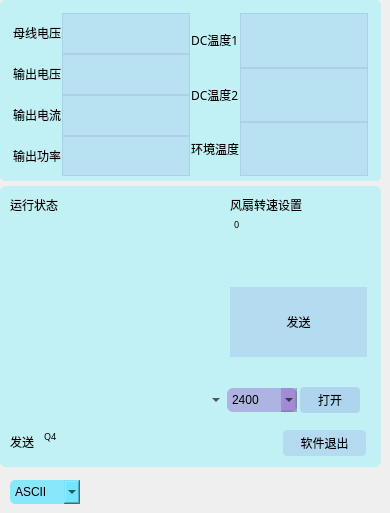
    <widget class="QWidget" name="tab_1">
     <property name="sizePolicy">
      <sizepolicy hsizetype="Preferred" vsizetype="Preferred">
       <horstretch>0</horstretch>
       <verstretch>0</verstretch>
      </sizepolicy>
     </property>
     <property name="minimumSize">
      <size>
       <width>28</width>
       <height>0</height>
      </size>
     </property>
     <property name="sizeIncrement">
      <size>
       <width>0</width>
       <height>0</height>
      </size>
     </property>
     <attribute name="title">
      <string>调试页</string>
     </attribute>
     <widget class="QWidget" name="widget" native="true">
      <property name="geometry">
       <rect>
        <x>0</x>
        <y>0</y>
        <width>381</width>
        <height>181</height>
       </rect>
      </property>
      <property name="styleSheet">
       <string notr="true">.QWidget{
	background-color:rgb(193, 241, 245);
	border-radius:5px;
	color: rgb(255, 255, 255);
}</string>
      </property>
      <layout class="QHBoxLayout" name="horizontalLayout_2">
       <property name="spacing">
        <number>1</number>
       </property>
       <property name="leftMargin">
        <number>13</number>
       </property>
       <property name="topMargin">
        <number>13</number>
       </property>
       <property name="rightMargin">
        <number>13</number>
       </property>
       <property name="bottomMargin">
        <number>5</number>
       </property>
       <item>
        <layout class="QVBoxLayout" name="verticalLayout">
         <item>
          <widget class="QLabel" name="label_4">
           <property name="font">
            <font>
             <family>MiSans</family>
             <pointsize>9</pointsize>
             <weight>50</weight>
             <bold>false</bold>
            </font>
           </property>
           <property name="text">
            <string>母线电压</string>
           </property>
          </widget>
         </item>
         <item>
          <widget class="QLabel" name="label_2">
           <property name="font">
            <font>
             <family>MiSans</family>
             <pointsize>9</pointsize>
             <weight>50</weight>
             <bold>false</bold>
            </font>
           </property>
           <property name="text">
            <string>输出电压</string>
           </property>
          </widget>
         </item>
         <item>
          <widget class="QLabel" name="label_3">
           <property name="font">
            <font>
             <family>MiSans</family>
             <pointsize>9</pointsize>
             <weight>50</weight>
             <bold>false</bold>
            </font>
           </property>
           <property name="text">
            <string>输出电流</string>
           </property>
          </widget>
         </item>
         <item>
          <widget class="QLabel" name="label">
           <property name="font">
            <font>
             <family>MiSans</family>
             <pointsize>9</pointsize>
             <weight>50</weight>
             <bold>false</bold>
            </font>
           </property>
           <property name="text">
            <string>输出功率</string>
           </property>
          </widget>
         </item>
        </layout>
       </item>
       <item>
        <layout class="QVBoxLayout" name="verticalLayout_2">
         <property name="spacing">
          <number>0</number>
         </property>
         <property name="topMargin">
          <number>0</number>
         </property>
         <property name="rightMargin">
          <number>0</number>
         </property>
         <property name="bottomMargin">
          <number>0</number>
         </property>
         <item>
          <widget class="QTextBrowser" name="textBrowser">
           <property name="mouseTracking">
            <bool>false</bool>
           </property>
           <property name="styleSheet">
            <string notr="true">QTextBrowser
{
background-color:rgb(134, 149, 223,40);
}</string>
           </property>
           <property name="verticalScrollBarPolicy">
            <enum>Qt::ScrollBarAlwaysOff</enum>
           </property>
          </widget>
         </item>
         <item>
          <widget class="QTextBrowser" name="textBrowser_2">
           <property name="mouseTracking">
            <bool>false</bool>
           </property>
           <property name="styleSheet">
            <string notr="true">QTextBrowser
{
background-color:rgb(134, 149, 223,40);
}</string>
           </property>
           <property name="verticalScrollBarPolicy">
            <enum>Qt::ScrollBarAlwaysOff</enum>
           </property>
           <property name="tabStopDistance">
            <double>80.000000000000000</double>
           </property>
          </widget>
         </item>
         <item>
          <widget class="QTextBrowser" name="textBrowser_3">
           <property name="mouseTracking">
            <bool>false</bool>
           </property>
           <property name="styleSheet">
            <string notr="true">QTextBrowser
{
background-color:rgb(134, 149, 223,40);
}</string>
           </property>
           <property name="verticalScrollBarPolicy">
            <enum>Qt::ScrollBarAlwaysOff</enum>
           </property>
          </widget>
         </item>
         <item>
          <widget class="QTextBrowser" name="textBrowser_4">
           <property name="mouseTracking">
            <bool>false</bool>
           </property>
           <property name="tabletTracking">
            <bool>false</bool>
           </property>
           <property name="focusPolicy">
            <enum>Qt::ClickFocus</enum>
           </property>
           <property name="styleSheet">
            <string notr="true">QTextBrowser
{
background-color:rgb(134, 149, 223,40);
}</string>
           </property>
           <property name="verticalScrollBarPolicy">
            <enum>Qt::ScrollBarAlwaysOff</enum>
           </property>
          </widget>
         </item>
        </layout>
       </item>
       <item>
        <layout class="QVBoxLayout" name="verticalLayout_5">
         <item>
          <widget class="QLabel" name="label_14">
           <property name="font">
            <font>
             <family>MiSans</family>
             <pointsize>9</pointsize>
             <weight>50</weight>
             <bold>false</bold>
            </font>
           </property>
           <property name="text">
            <string>DC温度1</string>
           </property>
          </widget>
         </item>
         <item>
          <widget class="QLabel" name="label_15">
           <property name="font">
            <font>
             <family>MiSans</family>
             <pointsize>9</pointsize>
             <weight>50</weight>
             <bold>false</bold>
            </font>
           </property>
           <property name="text">
            <string>DC温度2</string>
           </property>
          </widget>
         </item>
         <item>
          <widget class="QLabel" name="label_16">
           <property name="font">
            <font>
             <family>MiSans</family>
             <pointsize>9</pointsize>
             <weight>50</weight>
             <bold>false</bold>
            </font>
           </property>
           <property name="text">
            <string>环境温度</string>
           </property>
          </widget>
         </item>
        </layout>
       </item>
       <item>
        <layout class="QVBoxLayout" name="verticalLayout_6">
         <property name="spacing">
          <number>0</number>
         </property>
         <property name="sizeConstraint">
          <enum>QLayout::SetDefaultConstraint</enum>
         </property>
         <property name="leftMargin">
          <number>0</number>
         </property>
         <property name="topMargin">
          <number>0</number>
         </property>
         <property name="rightMargin">
          <number>0</number>
         </property>
         <item>
          <widget class="QTextBrowser" name="textBrowser_5">
           <property name="mouseTracking">
            <bool>false</bool>
           </property>
           <property name="styleSheet">
            <string notr="true">QTextBrowser
{
background-color:rgb(134, 149, 223,40);
}</string>
           </property>
           <property name="verticalScrollBarPolicy">
            <enum>Qt::ScrollBarAlwaysOff</enum>
           </property>
          </widget>
         </item>
         <item>
          <widget class="QTextBrowser" name="textBrowser_6">
           <property name="font">
            <font>
             <pointsize>9</pointsize>
            </font>
           </property>
           <property name="mouseTracking">
            <bool>false</bool>
           </property>
           <property name="styleSheet">
            <string notr="true">QTextBrowser
{
background-color:rgb(134, 149, 223,40);
}</string>
           </property>
           <property name="verticalScrollBarPolicy">
            <enum>Qt::ScrollBarAlwaysOff</enum>
           </property>
          </widget>
         </item>
         <item>
          <widget class="QTextBrowser" name="textBrowser_7">
           <property name="mouseTracking">
            <bool>false</bool>
           </property>
           <property name="styleSheet">
            <string notr="true">QTextBrowser
{
background-color:rgb(134, 149, 223,40);
}</string>
           </property>
           <property name="verticalScrollBarPolicy">
            <enum>Qt::ScrollBarAlwaysOff</enum>
           </property>
          </widget>
         </item>
        </layout>
       </item>
      </layout>
     </widget>
     <widget class="QWidget" name="widget_2" native="true">
      <property name="geometry">
       <rect>
        <x>0</x>
        <y>186</y>
        <width>381</width>
        <height>281</height>
       </rect>
      </property>
      <property name="sizePolicy">
       <sizepolicy hsizetype="Preferred" vsizetype="Preferred">
        <horstretch>0</horstretch>
        <verstretch>0</verstretch>
       </sizepolicy>
      </property>
      <property name="styleSheet">
       <string notr="true">QWidget{
	background-color:rgb(193, 241, 245);
	border-radius:6px;
	color: rgb(0, 0, 0);
}
</string>
      </property>
      <widget class="QWidget" name="verticalLayoutWidget_2">
       <property name="geometry">
        <rect>
         <x>10</x>
         <y>10</y>
         <width>211</width>
         <height>161</height>
        </rect>
       </property>
       <layout class="QVBoxLayout" name="verticalLayout_7">
        <item>
         <widget class="QLabel" name="label_6">
          <property name="font">
           <font>
            <family>MiSans</family>
            <pointsize>9</pointsize>
            <kerning>true</kerning>
           </font>
          </property>
          <property name="styleSheet">
           <string notr="true">QLabel{
background-color:rgb(255,132,139,0);
color:rgb(0, 0, 0);
}</string>
          </property>
          <property name="text">
           <string>运行状态</string>
          </property>
         </widget>
        </item>
        <item>
         <widget class="QTextBrowser" name="textBrowser_23">
          <property name="minimumSize">
           <size>
            <width>0</width>
            <height>0</height>
           </size>
          </property>
          <property name="font">
           <font>
            <family>MiSans</family>
           </font>
          </property>
          <property name="mouseTracking">
           <bool>false</bool>
          </property>
          <property name="styleSheet">
           <string notr="true">QTextEdit{
background-color:rgb(255,132,139,0);
color:rgb(0, 0, 0);
}</string>
          </property>
          <property name="verticalScrollBarPolicy">
           <enum>Qt::ScrollBarAsNeeded</enum>
          </property>
          <property name="html">
           <string>&lt;!DOCTYPE HTML PUBLIC &quot;-//W3C//DTD HTML 4.0//EN&quot; &quot;http://www.w3.org/TR/REC-html40/strict.dtd&quot;&gt;
&lt;html&gt;&lt;head&gt;&lt;meta name=&quot;qrichtext&quot; content=&quot;1&quot; /&gt;&lt;style type=&quot;text/css&quot;&gt;
p, li { white-space: pre-wrap; }
&lt;/style&gt;&lt;/head&gt;&lt;body style=&quot; font-family:'MiSans'; font-size:9pt; font-weight:400; font-style:normal;&quot;&gt;
&lt;p style=&quot;-qt-paragraph-type:empty; margin-top:0px; margin-bottom:0px; margin-left:0px; margin-right:0px; -qt-block-indent:0; text-indent:0px; font-family:'SimSun';&quot;&gt;&lt;br /&gt;&lt;/p&gt;&lt;/body&gt;&lt;/html&gt;</string>
          </property>
         </widget>
        </item>
       </layout>
      </widget>
      <widget class="QWidget" name="verticalLayoutWidget">
       <property name="geometry">
        <rect>
         <x>230</x>
         <y>10</y>
         <width>141</width>
         <height>161</height>
        </rect>
       </property>
       <layout class="QVBoxLayout" name="verticalLayout_3" stretch="0,0,0">
        <property name="spacing">
         <number>0</number>
        </property>
        <property name="sizeConstraint">
         <enum>QLayout::SetDefaultConstraint</enum>
        </property>
        <property name="leftMargin">
         <number>0</number>
        </property>
        <property name="topMargin">
         <number>0</number>
        </property>
        <property name="rightMargin">
         <number>4</number>
        </property>
        <property name="bottomMargin">
         <number>0</number>
        </property>
        <item>
         <widget class="QLabel" name="label_5">
          <property name="font">
           <font>
            <family>MiSans</family>
            <pointsize>9</pointsize>
            <weight>50</weight>
            <bold>false</bold>
           </font>
          </property>
          <property name="text">
           <string>风扇转速设置</string>
          </property>
         </widget>
        </item>
        <item>
         <widget class="QPlainTextEdit" name="text_input_2">
          <property name="sizePolicy">
           <sizepolicy hsizetype="Expanding" vsizetype="Expanding">
            <horstretch>1</horstretch>
            <verstretch>0</verstretch>
           </sizepolicy>
          </property>
          <property name="minimumSize">
           <size>
            <width>20</width>
            <height>0</height>
           </size>
          </property>
          <property name="sizeIncrement">
           <size>
            <width>0</width>
            <height>0</height>
           </size>
          </property>
          <property name="baseSize">
           <size>
            <width>0</width>
            <height>0</height>
           </size>
          </property>
          <property name="font">
           <font>
            <family>MiSans</family>
            <pointsize>7</pointsize>
           </font>
          </property>
          <property name="mouseTracking">
           <bool>true</bool>
          </property>
          <property name="focusPolicy">
           <enum>Qt::StrongFocus</enum>
          </property>
          <property name="styleSheet">
           <string notr="true">QPlainTextEdit{
background-color:rgb(134, 149, 223,0);
color:rgb(0, 0, 0);
}</string>
          </property>
          <property name="inputMethodHints">
           <set>Qt::ImhMultiLine</set>
          </property>
          <property name="frameShape">
           <enum>QFrame::HLine</enum>
          </property>
          <property name="plainText">
           <string>0</string>
          </property>
          <property name="tabStopWidth">
           <number>69</number>
          </property>
         </widget>
        </item>
        <item>
         <widget class="QPushButton" name="pushButton_1">
          <property name="sizePolicy">
           <sizepolicy hsizetype="Preferred" vsizetype="Preferred">
            <horstretch>0</horstretch>
            <verstretch>0</verstretch>
           </sizepolicy>
          </property>
          <property name="minimumSize">
           <size>
            <width>0</width>
            <height>70</height>
           </size>
          </property>
          <property name="font">
           <font>
            <family>MiSans</family>
            <pointsize>9</pointsize>
           </font>
          </property>
          <property name="styleSheet">
           <string notr="true">QPushButton
{
background-color:rgb(134, 149, 223,60);
border-radius:0px;
}
QPushButton:hover{
	color: rgb(0, 0, 0);
	border-color: green;
    background-color: aqua;
}


QPushButton:pressed{
	color: rgb(0, 0, 0);
	border-color: blueviolet;
    background-color: rgb(166, 255, 211);
}</string>
          </property>
          <property name="text">
           <string>发送</string>
          </property>
         </widget>
        </item>
       </layout>
      </widget>
      <widget class="QWidget" name="horizontalLayoutWidget">
       <property name="geometry">
        <rect>
         <x>10</x>
         <y>192</y>
         <width>361</width>
         <height>41</height>
        </rect>
       </property>
       <layout class="QHBoxLayout" name="horizontalLayout">
        <property name="spacing">
         <number>3</number>
        </property>
        <property name="sizeConstraint">
         <enum>QLayout::SetDefaultConstraint</enum>
        </property>
        <property name="leftMargin">
         <number>7</number>
        </property>
        <property name="topMargin">
         <number>4</number>
        </property>
        <property name="rightMargin">
         <number>11</number>
        </property>
        <property name="bottomMargin">
         <number>0</number>
        </property>
        <item>
         <widget class="QComboBox" name="sset_cb_choose">
          <property name="minimumSize">
           <size>
            <width>0</width>
            <height>0</height>
           </size>
          </property>
          <property name="sizeIncrement">
           <size>
            <width>0</width>
            <height>0</height>
           </size>
          </property>
          <property name="styleSheet">
           <string notr="true">QComboBox{
background-color:rgb(134, 149, 223,0);
color:rgb(0, 0, 0);
}</string>
          </property>
         </widget>
        </item>
        <item>
         <widget class="QComboBox" name="sset_cb_baud">
          <property name="minimumSize">
           <size>
            <width>0</width>
            <height>24</height>
           </size>
          </property>
          <property name="maximumSize">
           <size>
            <width>70</width>
            <height>16777215</height>
           </size>
          </property>
          <property name="styleSheet">
           <string notr="true">QComboBox{
background-color:rgb(134, 49, 183,80);
color:rgb(0, 0, 0);
}</string>
          </property>
          <item>
           <property name="text">
            <string>2400</string>
           </property>
          </item>
          <item>
           <property name="text">
            <string>4800</string>
           </property>
          </item>
          <item>
           <property name="text">
            <string>9600</string>
           </property>
          </item>
          <item>
           <property name="text">
            <string>19200</string>
           </property>
          </item>
          <item>
           <property name="text">
            <string>38400</string>
           </property>
          </item>
          <item>
           <property name="text">
            <string>115200</string>
           </property>
          </item>
         </widget>
        </item>
        <item>
         <widget class="QPushButton" name="sset_btn_open">
          <property name="minimumSize">
           <size>
            <width>0</width>
            <height>26</height>
           </size>
          </property>
          <property name="maximumSize">
           <size>
            <width>60</width>
            <height>16777215</height>
           </size>
          </property>
          <property name="styleSheet">
           <string notr="true">QPushButton{
background-color:rgb(134, 149, 223,80);
color:rgb(0, 0, 0);
border-radius:4px;
}</string>
          </property>
          <property name="text">
           <string>打开</string>
          </property>
         </widget>
        </item>
       </layout>
      </widget>
      <widget class="QPushButton" name="App_Quit">
       <property name="geometry">
        <rect>
         <x>283</x>
         <y>244</y>
         <width>83</width>
         <height>26</height>
        </rect>
       </property>
       <property name="font">
        <font>
         <family>MiSans</family>
        </font>
       </property>
       <property name="toolTipDuration">
        <number>0</number>
       </property>
       <property name="styleSheet">
        <string notr="true">QPushButton
{
background-color:rgb(134, 149, 223,60);
border-radius:4px;
}</string>
       </property>
       <property name="text">
        <string>软件退出</string>
       </property>
      </widget>
      <widget class="QWidget" name="horizontalLayoutWidget_3">
       <property name="geometry">
        <rect>
         <x>10</x>
         <y>240</y>
         <width>261</width>
         <height>31</height>
        </rect>
       </property>
       <layout class="QHBoxLayout" name="horizontalLayout_6">
        <item>
         <widget class="QLabel" name="label_7">
          <property name="font">
           <font>
            <family>MiSans</family>
           </font>
          </property>
          <property name="styleSheet">
           <string notr="true">QLabel{
background-color:rgb(134, 149, 223,0);
color:rgb(0, 0, 0);
}</string>
          </property>
          <property name="text">
           <string>发送</string>
          </property>
         </widget>
        </item>
        <item>
         <widget class="QPlainTextEdit" name="text_input">
          <property name="sizePolicy">
           <sizepolicy hsizetype="Expanding" vsizetype="Expanding">
            <horstretch>1</horstretch>
            <verstretch>0</verstretch>
           </sizepolicy>
          </property>
          <property name="minimumSize">
           <size>
            <width>20</width>
            <height>0</height>
           </size>
          </property>
          <property name="sizeIncrement">
           <size>
            <width>0</width>
            <height>0</height>
           </size>
          </property>
          <property name="baseSize">
           <size>
            <width>0</width>
            <height>0</height>
           </size>
          </property>
          <property name="font">
           <font>
            <family>MiSans</family>
            <pointsize>7</pointsize>
           </font>
          </property>
          <property name="mouseTracking">
           <bool>true</bool>
          </property>
          <property name="focusPolicy">
           <enum>Qt::StrongFocus</enum>
          </property>
          <property name="styleSheet">
           <string notr="true">QPlainTextEdit{
background-color:rgb(134, 149, 223,0);
color:rgb(0, 0, 0);
}</string>
          </property>
          <property name="inputMethodHints">
           <set>Qt::ImhMultiLine</set>
          </property>
          <property name="frameShape">
           <enum>QFrame::HLine</enum>
          </property>
          <property name="plainText">
           <string>Q4</string>
          </property>
          <property name="tabStopWidth">
           <number>69</number>
          </property>
         </widget>
        </item>
       </layout>
      </widget>
     </widget>
     <widget class="QComboBox" name="serial_rx_encoding">
      <property name="enabled">
       <bool>true</bool>
      </property>
      <property name="geometry">
       <rect>
        <x>10</x>
        <y>480</y>
        <width>70</width>
        <height>24</height>
       </rect>
      </property>
      <property name="minimumSize">
       <size>
        <width>0</width>
        <height>24</height>
       </size>
      </property>
      <property name="maximumSize">
       <size>
        <width>70</width>
        <height>16777215</height>
       </size>
      </property>
      <property name="focusPolicy">
       <enum>Qt::WheelFocus</enum>
      </property>
      <property name="contextMenuPolicy">
       <enum>Qt::NoContextMenu</enum>
      </property>
      <property name="styleSheet">
       <string notr="true">QComboBox{
background-color:rgba(108, 228, 255, 200);
color:rgbrgb(0, 0, 0);
border-style：none;
border-radius: 5px;
}</string>
      </property>
      <property name="maxVisibleItems">
       <number>5</number>
      </property>
      <property name="insertPolicy">
       <enum>QComboBox::NoInsert</enum>
      </property>
      <property name="sizeAdjustPolicy">
       <enum>QComboBox::AdjustToContentsOnFirstShow</enum>
      </property>
      <item>
       <property name="text">
        <string>ASCII</string>
       </property>
      </item>
      <item>
       <property name="text">
        <string>SHIFT-JIS</string>
       </property>
      </item>
      <item>
       <property name="text">
        <string>UTF-8</string>
       </property>
      </item>
      <item>
       <property name="text">
        <string>UTF-16</string>
       </property>
      </item>
      <item>
       <property name="text">
        <string>GBK</string>
       </property>
      </item>
      <item>
       <property name="text">
        <string>GB2312</string>
       </property>
      </item>
     </widget>
    </widget>
